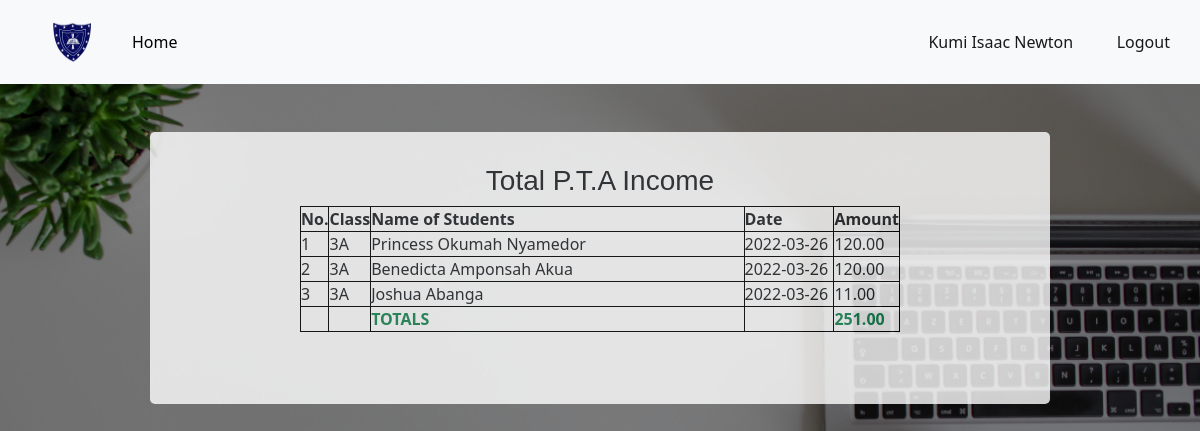
The app's page /accountant_dashboard/total_pta_income (signed in), older data.
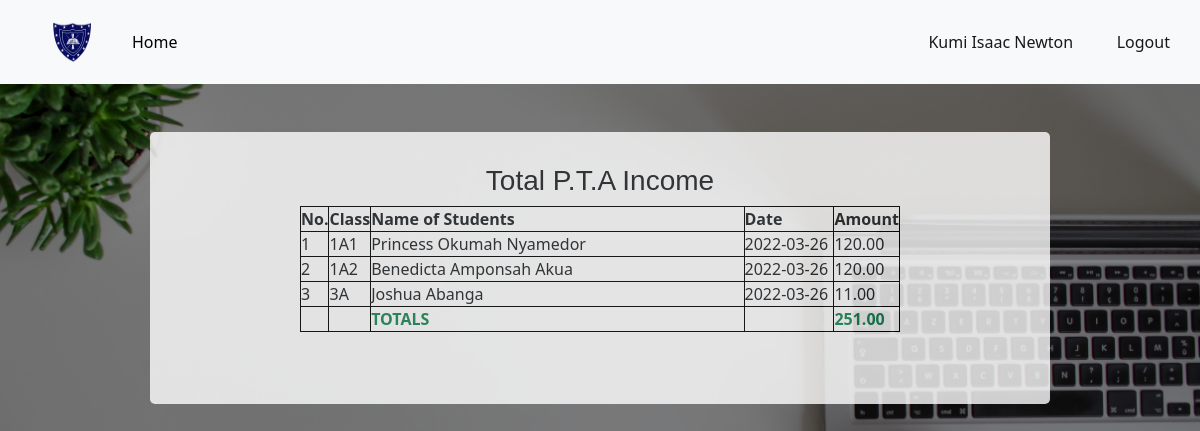
The same page, newer data.
### app.py (models this page shows, shortened)
class PTAIncome(db.Model):
	id = db.Column(db.Integer, primary_key=True)
	date = db.Column(db.DateTime, default = datetime.utcnow())
	clerk = db.Column(db.String(120), nullable=False)
	amount = db.Column(db.Float)
	tx_id = db.Column(db.String(16))
	semester = db.Column(db.String(10))
	mode_of_payment = db.Column(db.String(20))
	category = db.Column(db.String(20), default="revenue")
	name = db.Column(db.String(120))
	type1 = db.Column(db.String(20), default='dues')
	student_id = db.Column(db.Integer, db.ForeignKey('student.id'))#Here we reference the table name

class Student(db.Model):
	id = db.Column(db.Integer, primary_key=True)
	date = db.Column(db.DateTime, default = datetime.utcnow())
	clerk = db.Column(db.String(120),nullable=False)
	date_admitted = db.Column(db.DateTime)
	firstname = db.Column(db.String(80), nullable=False)
	lastname = db.Column(db.String(80), nullable=False)
	othername = db.Column(db.String(80))
	fullname = db.Column(db.String(80), nullable=False)
	date_of_birth = db.Column(db.String(10), nullable=False)
	form = db.Column(db.String(10))
	class1 = db.Column(db.String(10), nullable=False)
	parent_contact = db.Column(db.String(12), nullable=False)
	phone = db.Column(db.String(12))
	id_number = db.Column(db.String(120), unique=True, nullable=False)
	status = db.Column(db.Boolean, default=True)
	pta = db.relationship('PTAIncome', backref='pta_payer', lazy=True)#Here we reference the class
	etl = db.relationship('ETLIncome', backref='etl_payer', lazy=True)
	payer = db.relationship('StudentPayments', backref='payer', lazy=True)

### app.py (the view)
@app.route("/accountant_dashboard/total_pta_income")
@login_required
def total_pta_income():
	if account_access():
		incomes = PTAIncome.query.filter_by(type1='dues').all()
		sum1 = sum([i.amount for i in incomes])
		return render_template("total_pta_income.html", incomes=incomes, sum1=sum1)
	else:
		abort(404)

### app.py (called while the page is built)
def account_access():
	if not current_user.approval:
		return False
	if current_user.function == 'Accountant':
		return True
	if current_user.function == 'Clerk':
		return False

@app.template_filter()
def currencyFormat(value):
	value = float(value)
	if value >= 0:
		return "{:,.2f}".format(value)
	else:
		value2 = "{:,.2f}".format(value)
		return "("+value2[1:]+")"

@login_manager.user_loader
def load_user(user_id):
	return User.query.get(int(user_id))

### templates/total_pta_income.html (shortened to what this page needs)
{% extends "bootstrap.html" %}
{% block content %}
<!DOCTYPE html>
<html>
<head>
</head>
<body>
<header>
		<nav class="navbar navbar-expand-lg navbar-light bg-light">
			     <a class="navbar-brand kpa" href="#"><img src="{{url_for('static', filename='images/kpasec.png')}}"></a>
			    <div class="collapse navbar-collapse" id="navbarText">
			      <ul class="navbar-nav me-auto mb-2 mb-lg-0">
			        <li class="nav-item">
			          <a class="nav-link active " aria-current="page" href="{{url_for('accountant_dashboard')}}"id="nav1" style="color:black;">Home</a>
			        </li>
			      </ul>
			      <span class="navbar-text" >
			      	<a href="{{url_for('account')}}" class="nn">{{current_user.username}}</a>
			      	<a href="{{url_for('logout')}}" class="n">Logout</a>
			      </span>
			    </div>
		 </nav>
	</header>
   <center>
   	<div class="ttable" id="cont1">
   		<h3 class="topp" style="padding-top:4vh;font-family: sans-serif;">Total P.T.A Income </h3>
   		<table >
   			<tr>
   				<th class="non">No.</th>
   				<th class="foom">Class</th>
   				<th class="fom">Name of Students</th>
   				<th class="fomm">Date</th>
   				<th class="foomm">Amount</th>
   			</tr>
   			{% for income in incomes %}
   			   {% if income.category != 'charge' %}
   			<tr>
   				<td>{{loop.index}}</td>
   				<td class="fom">{{income.pta_payer.class1}}</td>
   				<td>{{income.pta_payer.fullname}}</td>
   				<td>{{income.date.date()}}</td>
   				<td>{{income.amount | currencyFormat }}</td>
   			</tr>
   			   {% endif %}
   			{% endfor %}
   			<tr>
   				<td></td>
   				<td></td>
   				<td class="text-success fw-bold">TOTALS</td>
   				<td></td>
   				<td class="text-success fw-bold">{{sum1 | currencyFormat }}</td>
   			</tr>
   		</table><br><br><br>
   	</div><br>
</center>
</body>
</html>
{% endblock %}

Row changes from the older to the newer data that the page shows:
changed through a linked row, PTAIncome "Princess Okumah Nyamedor": pta_payer.class1 "3A" → "1A1"
changed through a linked row, PTAIncome "Benedicta Amponsah Akua": pta_payer.class1 "3A" → "1A2"
